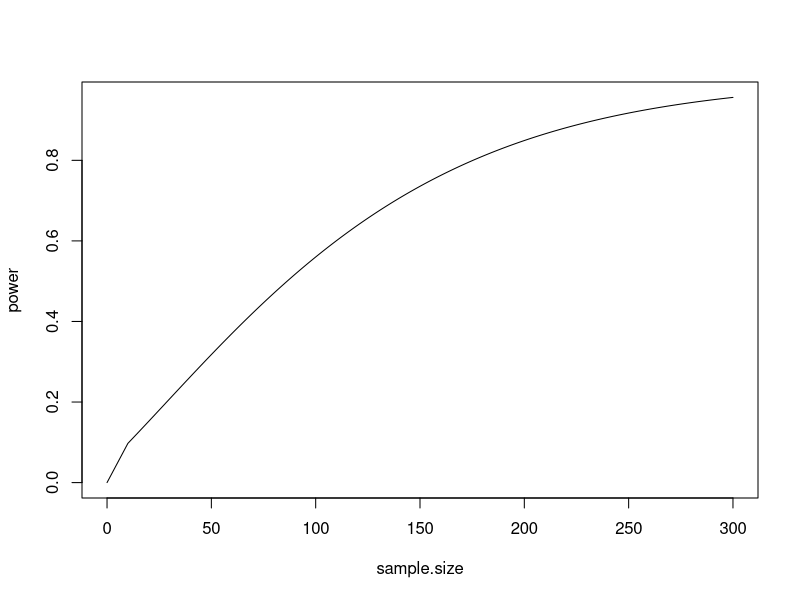

This chart was generated by the following R code:
## ---- chunk 1
#set the parameters
control.mean = 140
treatment.mean = 140
control.sigma = treatment.sigma = 10
control.n = treatment.n = 50

alpha = 0.05

#set seed
set.seed(2018)

#simulate data
control = rnorm(n = control.n, mean = control.mean, sd = control.sigma)
treatment = rnorm(n = treatment.n, mean = treatment.mean, sd = treatment.sigma)

#conduct the test
t.test(control, treatment, alternative = "two.sided", mu = 0,
       conf.level = 1 - alpha)
## ---- chunk 2
#calculate x bar and s for control
mean(control)
sd(control)

#calculate x bar and s for treatment
mean(treatment)
sd(treatment)

## ---- chunk 3
#set parameters
control.mean = 140
treatment.mean = 140
control.sigma = treatment.sigma = 10
control.n = treatment.n = 50

alpha = 0.05
replicates = 1000

#set seed
set.seed(2018)

#create empty list
p.values = vector("numeric", replicates)

#run simulations
for (k in 1:replicates){
  control = rnorm(n = control.n, mean = control.mean, sd = control.sigma)
  treatment = rnorm(n = treatment.n, mean = treatment.mean, sd = treatment.sigma)
  
  p.values[k] = t.test(control, treatment, alternative = "two.sided", mu = 0,
       conf.level = 1 - alpha)$p.val
}

#view results
reject = (p.values <= alpha)
table(reject)
## ---- chunk 4
#set parameters
control.mean = 140
treatment.mean = 140
control.sigma = treatment.sigma = 10
control.n = treatment.n = 100

alpha = 0.05
replicates = 1000

#set seed
set.seed(2018)

#create empty list
p.values = vector("numeric", replicates)

#run simulations
for (k in 1:replicates){
  control = rnorm(n = control.n, mean = control.mean, sd = control.sigma)
  treatment = rnorm(n = treatment.n, mean = treatment.mean, sd = treatment.sigma)
  
  p.values[k] = t.test(control, treatment, alternative = "two.sided", mu = 0,
       conf.level = 1 - alpha)$p.val
}

#view results
reject = (p.values <= alpha)
table(reject)
## ---- chunk 5
#set parameters
control.mean = 140
treatment.mean = 140
control.sigma = treatment.sigma = 10
control.n = treatment.n = 1000

alpha = 0.05
replicates = 1000

#set seed
set.seed(2018)

#create empty list
p.values = vector("numeric", replicates)

#run simulations
for (k in 1:replicates){
  control = rnorm(n = control.n, mean = control.mean, sd = control.sigma)
  treatment = rnorm(n = treatment.n, mean = treatment.mean, sd = treatment.sigma)
  
  p.values[k] = t.test(control, treatment, alternative = "two.sided", mu = 0,
       conf.level = 1 - alpha)$p.val
}

#view results
reject = (p.values <= alpha)
table(reject)
## ---- chunk 6
#set parameters
control.mean = 140
treatment.mean = 140
control.sigma = treatment.sigma = 10
control.n = treatment.n = 10000

alpha = 0.05
replicates = 1000

#set seed
set.seed(2018)

#create empty list
p.values = vector("numeric", replicates)

#run simulations
for (k in 1:replicates){
  control = rnorm(n = control.n, mean = control.mean, sd = control.sigma)
  treatment = rnorm(n = treatment.n, mean = treatment.mean, sd = treatment.sigma)
  
  p.values[k] = t.test(control, treatment, alternative = "two.sided", mu = 0,
       conf.level = 1 - alpha)$p.val
}

#view results
reject = (p.values <= alpha)
table(reject)
## ---- chunk 7
#set the parameters
control.mean = 140
treatment.mean = 138
control.sigma = treatment.sigma = 10
control.n = treatment.n = 25

alpha = 0.05

#set seed
set.seed(2018)

#simulate data
control = rnorm(n = control.n, mean = control.mean, sd = control.sigma)
treatment = rnorm(n = treatment.n, mean = treatment.mean, sd = treatment.sigma)

#conduct the test
t.test(control, treatment, alternative = "two.sided", mu = 0,
       conf.level = 1 - alpha)
## ---- chunk 8
#set parameters
control.mean = 140
treatment.mean = 138
control.sigma = treatment.sigma = 10
control.n = treatment.n = 25

alpha = 0.05
replicates = 1000

#set seed
set.seed(2018)

#create empty list
p.values = vector("numeric", replicates)

#run repeated t-tests and record p-values
for (k in 1:replicates){
  control = rnorm(n = control.n, mean = control.mean, sd = control.sigma)
  treatment = rnorm(n = treatment.n, mean = treatment.mean, sd = treatment.sigma)
  
  p.values[k] = t.test(control, treatment, alternative = "two.sided", mu = 0,
       conf.level = 1 - alpha)$p.val
}

reject = (p.values <= alpha)
table(reject)
## ---- chunk 9
#set parameters
control.mean = 140
treatment.mean = 138
control.sigma = treatment.sigma = 10
control.n = treatment.n = 50

alpha = 0.05
replicates = 1000

#set seed
set.seed(2018)

#create empty list
p.values = vector("numeric", replicates)

#run repeated t-tests and record p-values
for (k in 1:replicates){
  control = rnorm(n = control.n, mean = control.mean, sd = control.sigma)
  treatment = rnorm(n = treatment.n, mean = treatment.mean, sd = treatment.sigma)
  
  p.values[k] = t.test(control, treatment, alternative = "two.sided", mu = 0,
       conf.level = 1 - alpha)$p.val
}

reject = (p.values <= alpha)
table(reject)
## ---- chunk 10
#set parameters
control.mean = 140
treatment.mean = 138
control.sigma = treatment.sigma = 10
control.n = treatment.n = 100

alpha = 0.05
replicates = 1000

#set seed
set.seed(2018)

#create empty list
p.values = vector("numeric", replicates)

#run repeated t-tests and record p-values
for (k in 1:replicates){
  control = rnorm(n = control.n, mean = control.mean, sd = control.sigma)
  treatment = rnorm(n = treatment.n, mean = treatment.mean, sd = treatment.sigma)
  
  p.values[k] = t.test(control, treatment, alternative = "two.sided", mu = 0,
       conf.level = 1 - alpha)$p.val
}

reject = (p.values <= alpha)
table(reject)
## ---- chunk 11
#set parameters
control.mean = 140
treatment.mean = 138
control.sigma = treatment.sigma = 10
control.n = treatment.n = 200

alpha = 0.05
replicates = 1000

#set seed
set.seed(2018)

#create empty list
p.values = vector("numeric", replicates)

#run repeated t-tests and record p-values
for (k in 1:replicates){
  control = rnorm(n = control.n, mean = control.mean, sd = control.sigma)
  treatment = rnorm(n = treatment.n, mean = treatment.mean, sd = treatment.sigma)
  
  p.values[k] = t.test(control, treatment, alternative = "two.sided", mu = 0,
       conf.level = 1 - alpha)$p.val
}

reject = (p.values <= alpha)
table(reject)
## ---- chunk 12
#set parameters
control.mean = 140
treatment.mean = 138
control.sigma = treatment.sigma = 10
control.n = treatment.n = 300

alpha = 0.05
replicates = 1000

#set seed
set.seed(2018)

#create empty list
p.values = vector("numeric", replicates)

#run repeated t-tests and record p-values
for (k in 1:replicates){
  control = rnorm(n = control.n, mean = control.mean, sd = control.sigma)
  treatment = rnorm(n = treatment.n, mean = treatment.mean, sd = treatment.sigma)
  
  p.values[k] = t.test(control, treatment, alternative = "two.sided", mu = 0,
       conf.level = 1 - alpha)$p.val
}

reject = (p.values <= alpha)
table(reject)
## ---- chunk 13
#set parameters
min.n = 10
max.n = 300

sample.size.range = min.n:max.n

#create empty lists
power = vector("numeric", max.n - min.n + 1)
sample.size = vector("numeric", max.n - min.n + 1)

#calculate power
for (k in sample.size.range){
  sample.size[k] = k
  power[k] = power.t.test(n = k, delta = 3, sd = treatment.sigma, type = "two.sample",
               alternative = "two.sided", strict = TRUE)$power
}

#create plot
plot(power ~ sample.size, type = "l")
## ---- chunk 14
#set parameters
control.mean = 140
treatment.mean = 138
control.sigma = treatment.sigma = 10
control.n = treatment.n = 25

alpha = 0.05
replicates = 1000

#set seed
set.seed(2018)

#create empty list
p.values = vector("numeric", replicates)

#run repeated t-tests and record p-values
for (k in 1:replicates){
  control = rnorm(n = control.n, mean = control.mean, sd = control.sigma)
  treatment = rnorm(n = treatment.n, mean = treatment.mean, sd = treatment.sigma)
  
  p.values[k] = t.test(control, treatment, alternative = "two.sided", mu = 0,
       conf.level = 1 - alpha)$p.val
}

reject = (p.values <= alpha)
table(reject)
## ---- chunk 15
#set parameters
control.mean = 140
treatment.mean = 138
control.sigma = treatment.sigma = 15
control.n = treatment.n = 25

alpha = 0.05
replicates = 1000

#set seed
set.seed(2018)

#create empty list
p.values = vector("numeric", replicates)

#run repeated t-tests and record p-values
for (k in 1:replicates){
  control = rnorm(n = control.n, mean = control.mean, sd = control.sigma)
  treatment = rnorm(n = treatment.n, mean = treatment.mean, sd = treatment.sigma)
  
  p.values[k] = t.test(control, treatment, alternative = "two.sided", mu = 0,
       conf.level = 1 - alpha)$p.val
}

reject = (p.values <= alpha)
table(reject)
## ---- chunk 16
#set parameters
control.mean = 140
treatment.mean = 138
control.sigma = treatment.sigma = 20
control.n = treatment.n = 25

alpha = 0.05
replicates = 1000

#set seed
set.seed(2018)

#create empty list
p.values = vector("numeric", replicates)

#run repeated t-tests and record p-values
for (k in 1:replicates){
  control = rnorm(n = control.n, mean = control.mean, sd = control.sigma)
  treatment = rnorm(n = treatment.n, mean = treatment.mean, sd = treatment.sigma)
  
  p.values[k] = t.test(control, treatment, alternative = "two.sided", mu = 0,
       conf.level = 1 - alpha)$p.val
}

reject = (p.values <= alpha)
table(reject)
## ---- chunk 17
#set parameters
control.mean = 140
treatment.mean = 137
control.sigma = treatment.sigma = 10
control.n = treatment.n = 25

alpha = 0.05
replicates = 1000

#set seed
set.seed(2018)

#create empty list
p.values = vector("numeric", replicates)

#run repeated t-tests and record p-values
for (k in 1:replicates){
  control = rnorm(n = control.n, mean = control.mean, sd = control.sigma)
  treatment = rnorm(n = treatment.n, mean = treatment.mean, sd = treatment.sigma)
  
  p.values[k] = t.test(control, treatment, alternative = "two.sided", mu = 0,
       conf.level = 1 - alpha)$p.val
}

reject = (p.values <= alpha)
table(reject)
## ---- chunk 18
#set parameters
control.mean = 140
treatment.mean = 136
control.sigma = treatment.sigma = 10
control.n = treatment.n = 25

alpha = 0.05
replicates = 1000

#set seed
set.seed(2018)

#create empty list
p.values = vector("numeric", replicates)

#run repeated t-tests and record p-values
for (k in 1:replicates){
  control = rnorm(n = control.n, mean = control.mean, sd = control.sigma)
  treatment = rnorm(n = treatment.n, mean = treatment.mean, sd = treatment.sigma)
  
  p.values[k] = t.test(control, treatment, alternative = "two.sided", mu = 0,
       conf.level = 1 - alpha)$p.val
}

reject = (p.values <= alpha)
table(reject)
## ---- chunk 19
#set parameters
control.mean = 140
treatment.mean = 135
control.sigma = treatment.sigma = 10
control.n = treatment.n = 25

alpha = 0.05
replicates = 1000

#set seed
set.seed(2018)

#create empty list
p.values = vector("numeric", replicates)

#run repeated t-tests and record p-values
for (k in 1:replicates){
  control = rnorm(n = control.n, mean = control.mean, sd = control.sigma)
  treatment = rnorm(n = treatment.n, mean = treatment.mean, sd = treatment.sigma)
  
  p.values[k] = t.test(control, treatment, alternative = "two.sided", mu = 0,
       conf.level = 1 - alpha)$p.val
}

reject = (p.values <= alpha)
table(reject)
## ---- chunk 20
power.t.test(n = NULL, delta = 3, sd = 12, 
             sig.level = 0.05, power = .80,
             type = "two.sample",
             alternative = "two.sided")
## ---- chunk 21
power.t.test(n = 200, delta = 3, sd = 12, 
             sig.level = 0.05, power = NULL,
             type = "two.sample",
             alternative = "two.sided")
## ---- chunk 22
power.t.test(n = 200, delta = 3, sd = 12, 
             sig.level = 0.10, power = NULL,
             type = "two.sample",
             alternative = "two.sided",
             strict = TRUE)
## ---- chunk 23
power.t.test(n = 200, delta = 3, sd = 12, 
             sig.level = 0.01, power = NULL,
             type = "two.sample",
             alternative = "two.sided",
             strict = TRUE)
